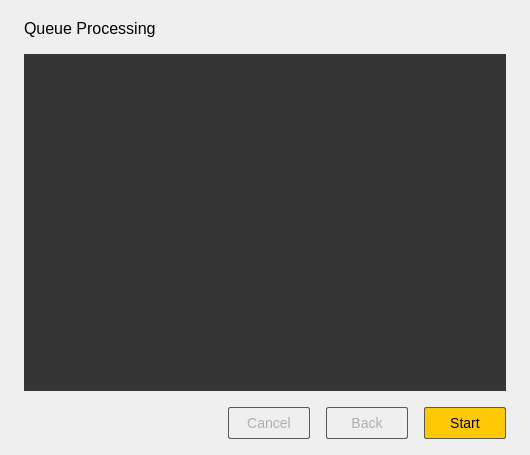
<?xml version="1.0" encoding="UTF-8"?>
<ui version="4.0">
 <class>trionQueueupForProcessingDlg</class>
 <widget class="QWidget" name="trionQueueupForProcessingDlg">
  <property name="geometry">
   <rect>
    <x>0</x>
    <y>0</y>
    <width>530</width>
    <height>455</height>
   </rect>
  </property>
  <property name="minimumSize">
   <size>
    <width>530</width>
    <height>455</height>
   </size>
  </property>
  <property name="maximumSize">
   <size>
    <width>530</width>
    <height>455</height>
   </size>
  </property>
  <property name="windowTitle">
   <string>Point list picking</string>
  </property>
  <layout class="QVBoxLayout" name="verticalLayout_13">
   <property name="spacing">
    <number>0</number>
   </property>
   <property name="leftMargin">
    <number>24</number>
   </property>
   <property name="topMargin">
    <number>0</number>
   </property>
   <property name="rightMargin">
    <number>24</number>
   </property>
   <property name="bottomMargin">
    <number>16</number>
   </property>
   <item>
    <layout class="QHBoxLayout" name="horizontalLayout">
     <property name="topMargin">
      <number>16</number>
     </property>
     <property name="bottomMargin">
      <number>14</number>
     </property>
     <item>
      <widget class="QLabel" name="label_4">
       <property name="minimumSize">
        <size>
         <width>0</width>
         <height>24</height>
        </size>
       </property>
       <property name="maximumSize">
        <size>
         <width>16777215</width>
         <height>24</height>
        </size>
       </property>
       <property name="font">
        <font>
         <pointsize>-1</pointsize>
        </font>
       </property>
       <property name="styleSheet">
        <string notr="true">background-color: transparent;font-size:16px;</string>
       </property>
       <property name="text">
        <string>Queue Processing</string>
       </property>
      </widget>
     </item>
     <item>
      <spacer name="horizontalSpacer_4">
       <property name="orientation">
        <enum>Qt::Horizontal</enum>
       </property>
       <property name="sizeHint" stdset="0">
        <size>
         <width>40</width>
         <height>20</height>
        </size>
       </property>
      </spacer>
     </item>
     <item>
      <widget class="QToolButton" name="toolButton">
       <property name="minimumSize">
        <size>
         <width>20</width>
         <height>20</height>
        </size>
       </property>
       <property name="maximumSize">
        <size>
         <width>20</width>
         <height>20</height>
        </size>
       </property>
       <property name="styleSheet">
        <string notr="true">QToolButton
{
	background-color: transparent;
	border-radius: 0px;
	border: none;
}

QToolButton:hover
{
	background-color: #333333;
	padding:0px 0px 0px 0px;
}

QToolButton:pressed
{
	background-color: #333333;
	padding:0px 0px 0px 0px;
}</string>
       </property>
       <property name="text">
        <string/>
       </property>
      </widget>
     </item>
    </layout>
   </item>
   <item>
    <widget class="QWidget" name="widget" native="true">
     <property name="sizePolicy">
      <sizepolicy hsizetype="Expanding" vsizetype="Expanding">
       <horstretch>0</horstretch>
       <verstretch>0</verstretch>
      </sizepolicy>
     </property>
     <property name="minimumSize">
      <size>
       <width>0</width>
       <height>0</height>
      </size>
     </property>
     <property name="maximumSize">
      <size>
       <width>16777215</width>
       <height>16777215</height>
      </size>
     </property>
     <property name="font">
      <font>
       <pointsize>14</pointsize>
      </font>
     </property>
     <property name="styleSheet">
      <string notr="true">background-color: rgb(54, 54,54);</string>
     </property>
     <layout class="QVBoxLayout" name="verticalLayout" stretch="0">
      <property name="spacing">
       <number>0</number>
      </property>
      <property name="leftMargin">
       <number>0</number>
      </property>
      <property name="topMargin">
       <number>0</number>
      </property>
      <property name="rightMargin">
       <number>0</number>
      </property>
      <property name="bottomMargin">
       <number>0</number>
      </property>
      <item>
       <widget class="QWidget" name="widget_center" native="true"/>
      </item>
     </layout>
    </widget>
   </item>
   <item>
    <layout class="QHBoxLayout" name="horizontalLayout_2">
     <property name="spacing">
      <number>16</number>
     </property>
     <property name="topMargin">
      <number>16</number>
     </property>
     <item>
      <spacer name="horizontalSpacer_3">
       <property name="orientation">
        <enum>Qt::Horizontal</enum>
       </property>
       <property name="sizeHint" stdset="0">
        <size>
         <width>40</width>
         <height>20</height>
        </size>
       </property>
      </spacer>
     </item>
     <item>
      <widget class="QPushButton" name="m_pCancelButton">
       <property name="focusPolicy">
        <enum>Qt::NoFocus</enum>
       </property>
       <property name="toolTip">
        <string/>
       </property>
       <property name="statusTip">
        <string>Close dialog (list will be lost)</string>
       </property>
       <property name="styleSheet">
        <string notr="true">QPushButton{
	width: 80px;
	height: 30px;
	border-radius: 2px;
	border: 1px solid #585858;
	font-size:14px;
	color:rgb(176, 173, 177);
	background-color:transparent;
}
QPushButton:focus{
	background-color:rgb(0, 0, 0);
}
QPushButton:hover{
	background-color:rgb(27, 24, 28);
}
QPushButton:pressed{
	background-color:rgb(27, 24, 28);
}
QPushButton:disabled{
	color:#727272;
	border: 1px solid #3d3d3d;
}
</string>
       </property>
       <property name="text">
        <string>Cancel</string>
       </property>
      </widget>
     </item>
     <item>
      <widget class="QPushButton" name="m_pBackButton">
       <property name="focusPolicy">
        <enum>Qt::NoFocus</enum>
       </property>
       <property name="styleSheet">
        <string notr="true">QPushButton{
	width: 80px;
	height: 30px;
	border-radius: 2px;
	border: 1px solid #585858;
	font-size:14px;
	color:rgb(176, 173, 177);
	background-color:transparent;
}
QPushButton:focus{
	background-color:rgb(0, 0, 0);
}
QPushButton:hover{
	background-color:rgb(27, 24, 28);
}
QPushButton:pressed{
	background-color:rgb(27, 24, 28);
}
QPushButton:disabled{
	color:#727272;
	border: 1px solid #3d3d3d;
}
</string>
       </property>
       <property name="text">
        <string>Back</string>
       </property>
      </widget>
     </item>
     <item>
      <widget class="QPushButton" name="m_pOkbutton">
       <property name="enabled">
        <bool>true</bool>
       </property>
       <property name="focusPolicy">
        <enum>Qt::NoFocus</enum>
       </property>
       <property name="statusTip">
        <string>Convert list to new cloud (and close dialog)</string>
       </property>
       <property name="whatsThis">
        <string>Convert list to new cloud (and close dialog)</string>
       </property>
       <property name="styleSheet">
        <string notr="true">QPushButton{
	width: 80px;
	height: 30px;
	border-radius: 2px;
	border: 1px solid #585858;
	font-size:14px;
	color:rgb(0, 0, 0);
	background-color:rgb(255, 200, 5);
}
QPushButton:focus{
	background-color:rgb(255, 200, 5);
}
QPushButton:hover{
	background-color:rgb(255, 227, 126);
}
QPushButton:pressed{
	background-color:rgb(255, 227 , 131);
}

QPushButton:disabled{
	background-color:#6B5A1F;
}</string>
       </property>
       <property name="text">
        <string>Start</string>
       </property>
      </widget>
     </item>
    </layout>
   </item>
  </layout>
 </widget>
 <resources>
  <include location="../icons.qrc"/>
 </resources>
 <connections/>
</ui>
